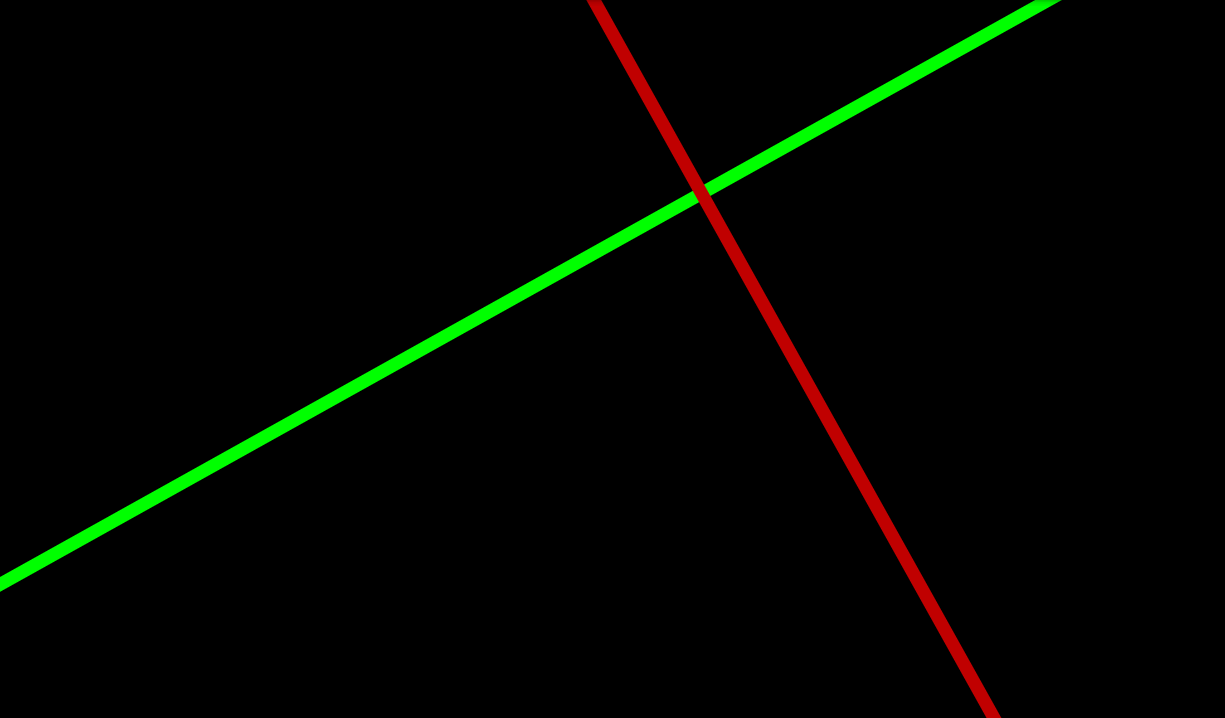
#> input picture ff.png, 1225 x 718 px
$ python test.py
#> lines starting #> are read from the running program, lines starting #| are printed output that depends on the picture; after the words box and inside, x2 and y2 are one past the last pixel; in counts of white or black regions, pixels touching at a corner belong together; long printed decimals are rounded
import cv2
import numpy as np

def line_params(line):
    rho, theta = line[0]
    a = np.cos(theta)
    b = np.sin(theta)
    x0 = a * rho
    y0 = b * rho
    x1 = int(x0 + 1000 * (-b))
    y1 = int(y0 + 1000 * a)
    x2 = int(x0 - 1000 * (-b))
    y2 = int(y0 - 1000 * a)

    slope = (y2 - y1) / (x2 - x1)
    y_intercept = y1 - slope * x1
    return slope, y_intercept

img = cv2.imread("ff.png")
#> img is the input picture: shape (718, 1225, 3); mean B, G, R 0, 4.5, 2.3
gray = cv2.cvtColor(img, cv2.COLOR_BGR2GRAY)
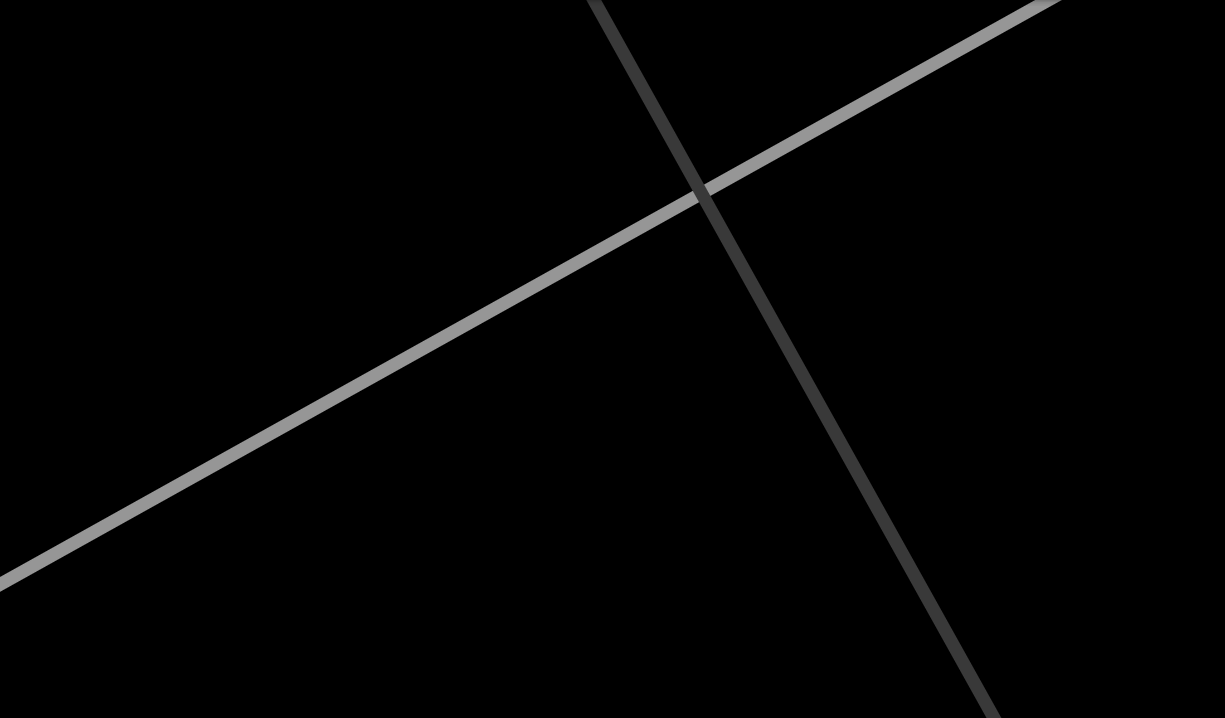
#> gray: shape (718, 1225); min 0, max 150, mean 3.3
edges = cv2.Canny(gray, 50, 150)
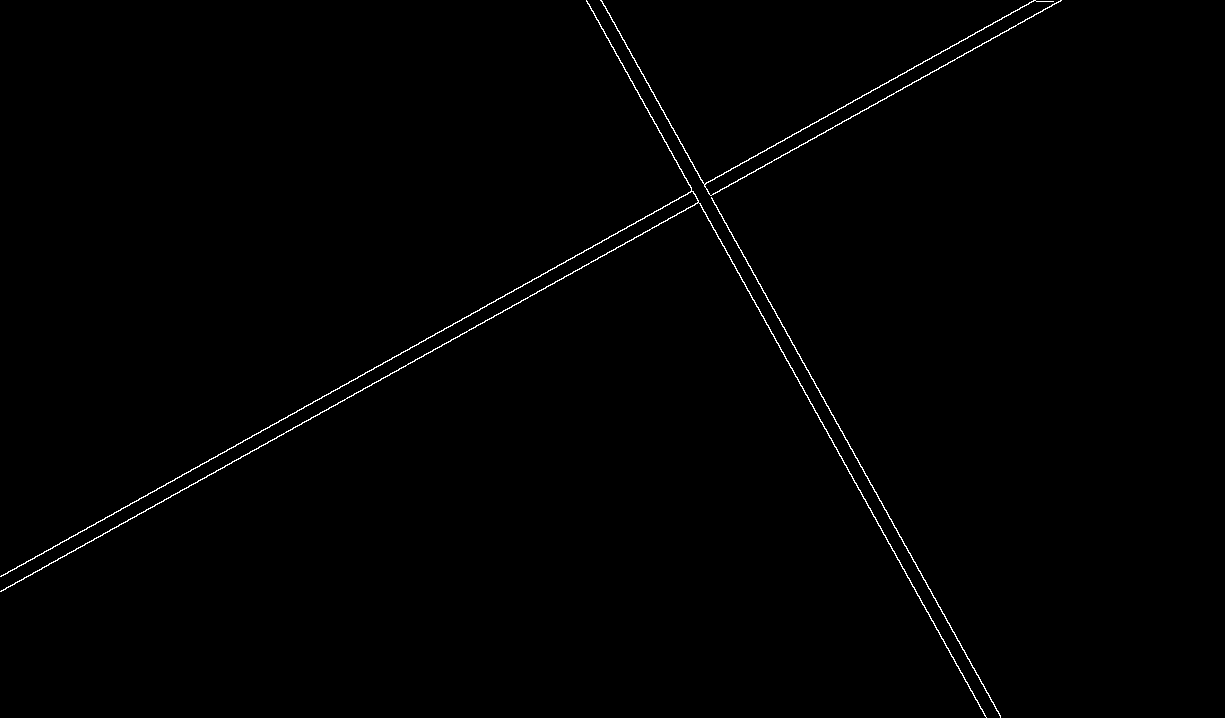
#> edges: shape (718, 1225); 0.62% white in thin lines or dots, all inside (x1, y1, x2, y2) = (0, 0, 1062, 718)
lines = cv2.HoughLines(edges, 1, np.pi/180, 100)
#> lines = [[503, 1.06], [516, 1.06], [-527, 2.64], [-514, 2.64], [513, 1.05], [499, 1.08], [507, 1.08], [-532, 2.65]]

if lines is not None and len(lines) >= 2:
    line1, line2 = lines[:2]
#> line1 = [[503, 1.06]]; line2 = [[516, 1.06]]
    slope1, y_intercept1 = line_params(line1)
#> in line_params, `rho, theta = line[0]`: rho = 503; theta = 1.06
#> in line_params, `a = np.cos(theta)`: a = 0.485
#> in line_params, `b = np.sin(theta)`: b = 0.875
#> in line_params, `x0 = a * rho`: x0 = 243.9
#> in line_params, `y0 = b * rho`: y0 = 439.9
#> in line_params, `x1 = int(x0 + 1000 * (-b))`: x1 = -630
#> in line_params, `y1 = int(y0 + 1000 * a)`: y1 = 924
#> in line_params, `x2 = int(x0 - 1000 * (-b))`: x2 = 1118
#> in line_params, `y2 = int(y0 - 1000 * a)`: y2 = -44
#> in line_params, `slope = (y2 - y1) / (x2 - x1)`: slope = -0.554
#> in line_params, `y_intercept = y1 - slope * x1`: y_intercept = 575.1
#> slope1 = -0.554; y_intercept1 = 575.1
    slope2, y_intercept2 = line_params(line2)
#> slope2 = -0.554; y_intercept2 = 590.1

    x_intersect = (y_intercept2 - y_intercept1) / (slope1 - slope2)
#> x_intersect = 26160
    y_intersect = slope1 * x_intersect + y_intercept1
#> y_intersect = -13911.7

    print("두 직선의 교점은 ({}, {}) 입니다.".format(x_intersect, y_intersect))
#| 두 직선의 교점은 (26160.000, -13911.652) 입니다.

    cv2.circle(img, (int(x_intersect), int(y_intersect)), 5, (255, 0, 0), -1)
    cv2.imshow("Result", img)
    cv2.waitKey(0)
    cv2.destroyAllWindows()
else:
    print("적어도 두 개의 직선이 필요합니다.")

$ run again, with dlatldhs_test_pic.png copied over ff.png
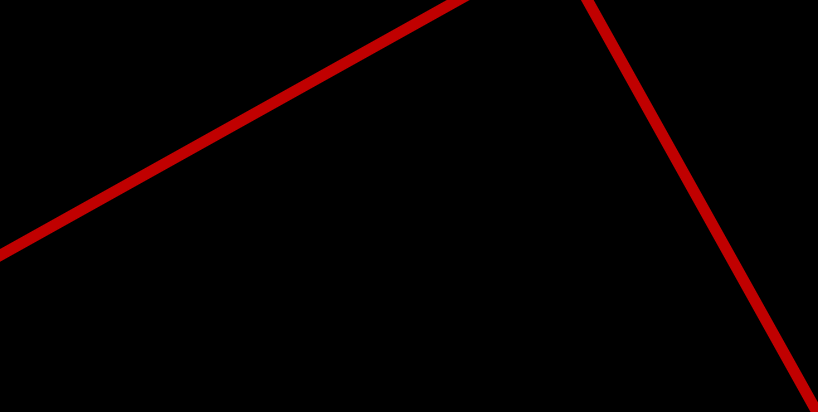
#> input picture dlatldhs_test_pic.png, 818 x 412 px
#> img is the input picture: shape (412, 818, 3); mean B, G, R 0, 0, 6.3
#> `gray = cv2.cvtColor(img, cv2.COLOR_BGR2GRAY)`:
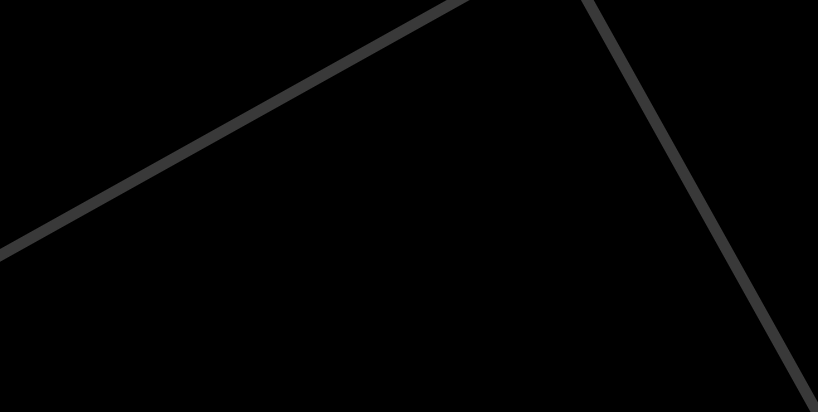
#> gray: shape (412, 818); min 0, max 57, mean 1.9
#> `edges = cv2.Canny(gray, 50, 150)`:
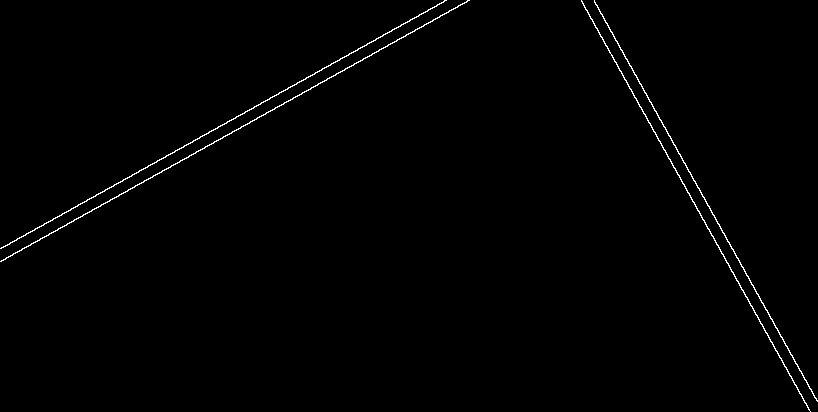
#> edges: shape (412, 818); 0.8% white in thin lines or dots
#> lines = [[228, 1.06], [217, 1.06], [-508, 2.64], [-520, 2.64]]
#> line1 = [[228, 1.06]]; line2 = [[217, 1.06]]
#> rho = 228; theta = 1.06
#> a = 0.485
#> b = 0.875
#> x0 = 110.5
#> y0 = 199.4
#> x1 = -764
#> y1 = 684
#> x2 = 985
#> y2 = -285
#> slope = -0.554
#> y_intercept = 260.7
#> slope1 = -0.554; y_intercept1 = 260.7
#> slope2 = -0.554; y_intercept2 = 247.7
#> x_intersect = -41059.6
#> y_intersect = 23009
#| 두 직선의 교점은 (-41059.588, 23009.000) 입니다.
